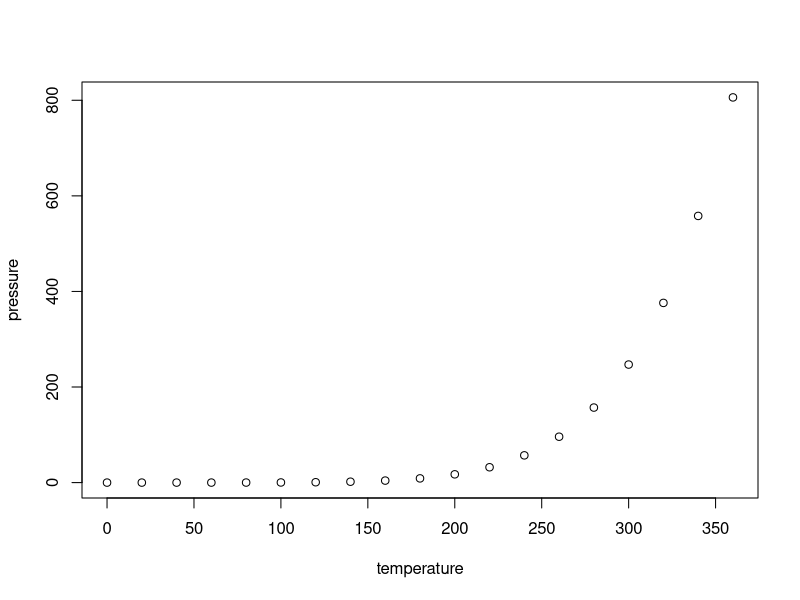
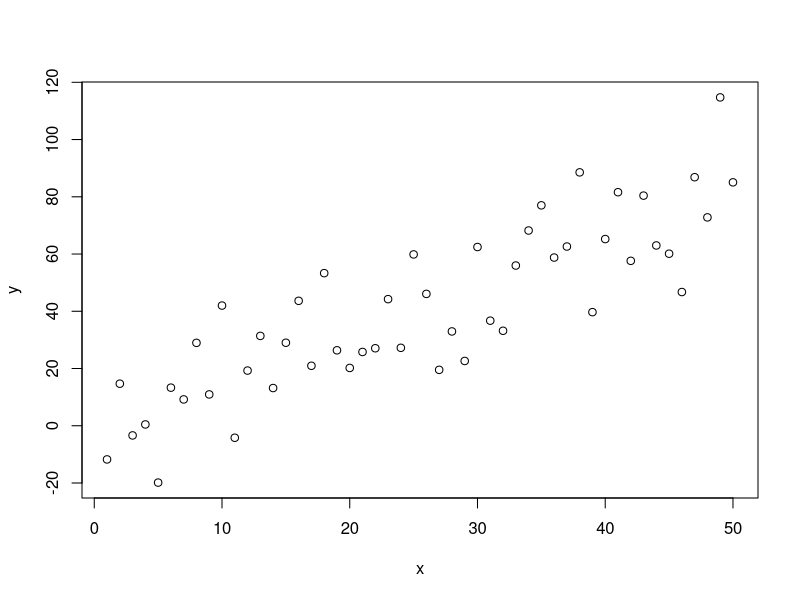

Generate these figures, in order, with R:
## ---- chunk 1

knitr::opts_chunk$set(echo = TRUE)
## ---- chunk 2
summary(cars)
## ---- chunk 3
plot(pressure)
## ---- chunk 4
n <- 50
x <- seq(1, n)
a.true <- 3
b.true <- 1.5
y.true <- a.true + b.true * x
s.true <- 17.3
y <- y.true + s.true * rnorm(n)
out1 <- lm(y ~ x)
summary(out1)
## ---- chunk 5

mydata <- data.frame(x, y)
plot(mydata)
